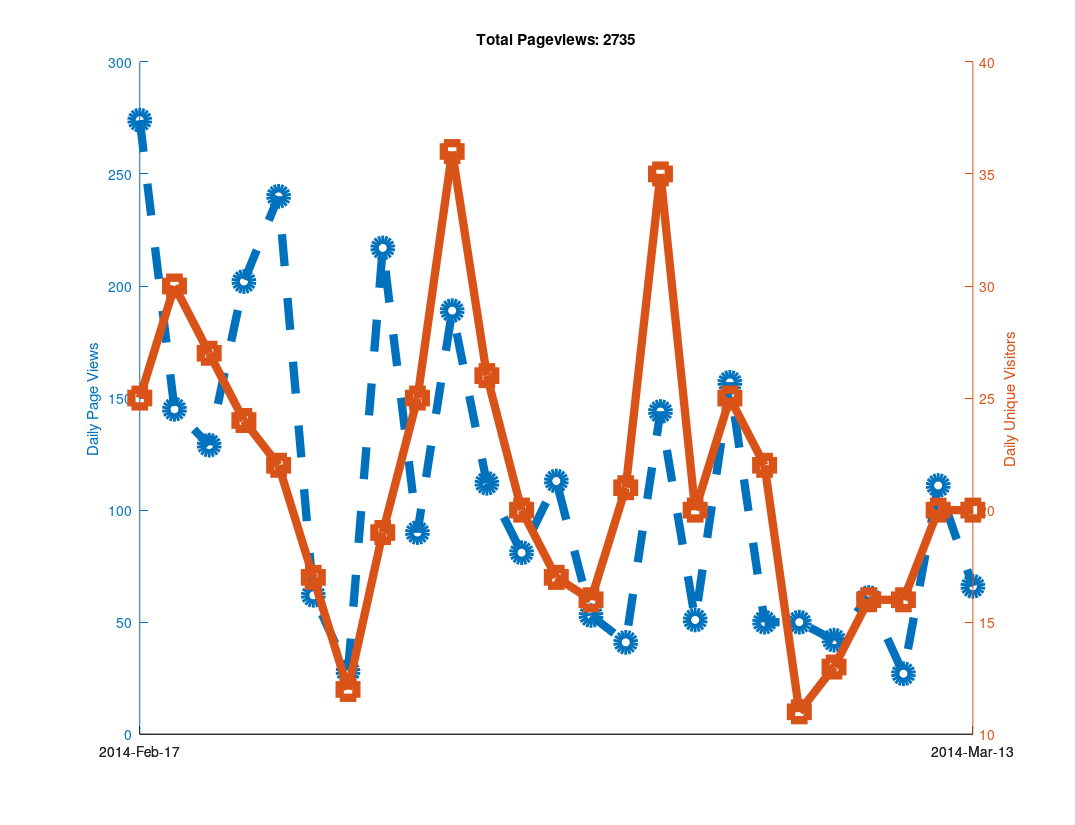

Source code (MATLAB):
clear all
clf
hold on

% Github has a "traffic" page now, but it doesn't seem like you can
% put in an arbitrary date range?  When I looked at it, it showed the
% numbers of unique visitors and views for the last two weeks only...
% So as long as I check back at least once every two weeks I can keep
% a record of it?  Great...

% https://github.com/libMesh/libmesh/graphs/traffic

% Date, Views, Unique Visitors
data = {
    '2014-Feb-17', 274, 25
    '2014-Feb-18', 145, 30
    '2014-Feb-19', 129, 27
    '2014-Feb-20', 202, 24
    '2014-Feb-21', 240, 22
    '2014-Feb-22', 62,  17
    '2014-Feb-23', 28,  12
    '2014-Feb-24', 217, 19
    '2014-Feb-25', 90,  25
    '2014-Feb-26', 189, 36
    '2014-Feb-27', 112, 26
    '2014-Feb-28', 81,  20
    '2014-Mar-01', 113, 17
    '2014-Mar-02', 53,  16
    '2014-Mar-03', 41,  21
    '2014-Mar-04', 144, 35
    '2014-Mar-05', 51,  20
    '2014-Mar-06', 157, 25
    '2014-Mar-07', 50,  22
    '2014-Mar-08', 50,  11
    '2014-Mar-09', 42,  13
    '2014-Mar-10', 61,  16
    '2014-Mar-11', 27,  16
    '2014-Mar-12', 111, 20
    '2014-Mar-13', 66,  20
    };

% length works like you would expect it to for cell arrays.
N=length(data);

% Can't plot string data automatically?
x=linspace(1,N,N);

% Note the extra square brackets!  This seems to be required (at least
% in Octave) to catch the output of data{:,2} as an array.
views = [data{:,2}];
visitors = [data{:,3}];

% Only way to set linestyles with plotyy is after the fact, apparently.
% plotyy returns the axis handle first, followed by the two plot handles.
[haxis, h1, h2] = plotyy(x, views, x, visitors);

% Label the axes
ylabel (haxis(1), 'Daily Page Views');
ylabel (haxis(2), 'Daily Unique Visitors');

% Totaling unique visitors doesn't really mean much...
title (['Total Pageviews: ', num2str(sum(views))]);

% Make thick lines - this looks better in PDF
set([h1, h2], 'linewidth', 6);

% Turn on markers
set(h1, 'marker', 'o');
set(h2, 'marker', 's');

% Use bigger markers
set([h1, h2], 'markersize', 12);

% Make dashed line?  Aquaterm doesn't seem to properly display this, but it
% does work in the PDF!
set(h1, 'linestyle', '--');

% Set the xticks and labels so that it shows dates instead of numbers.
xticksat = [1 N];
set(haxis, 'xtick', xticksat);

for i=1:length(xticksat)
  xtlabels{i} = data{xticksat(i), 1};
end
set(haxis, 'xticklabel', xtlabels);

% Print to PDF
set (gcf, "paperposition", [0.25, 0.25, 10.75, 8.25]);
set (gcf, "papersize", [11, 8.5]);
set (gcf, "paperorientation", 'landscape');

% Make a PDF of this plot.
print('-dpdf', 'github_traffic.pdf', '-FHelvetica:20');
